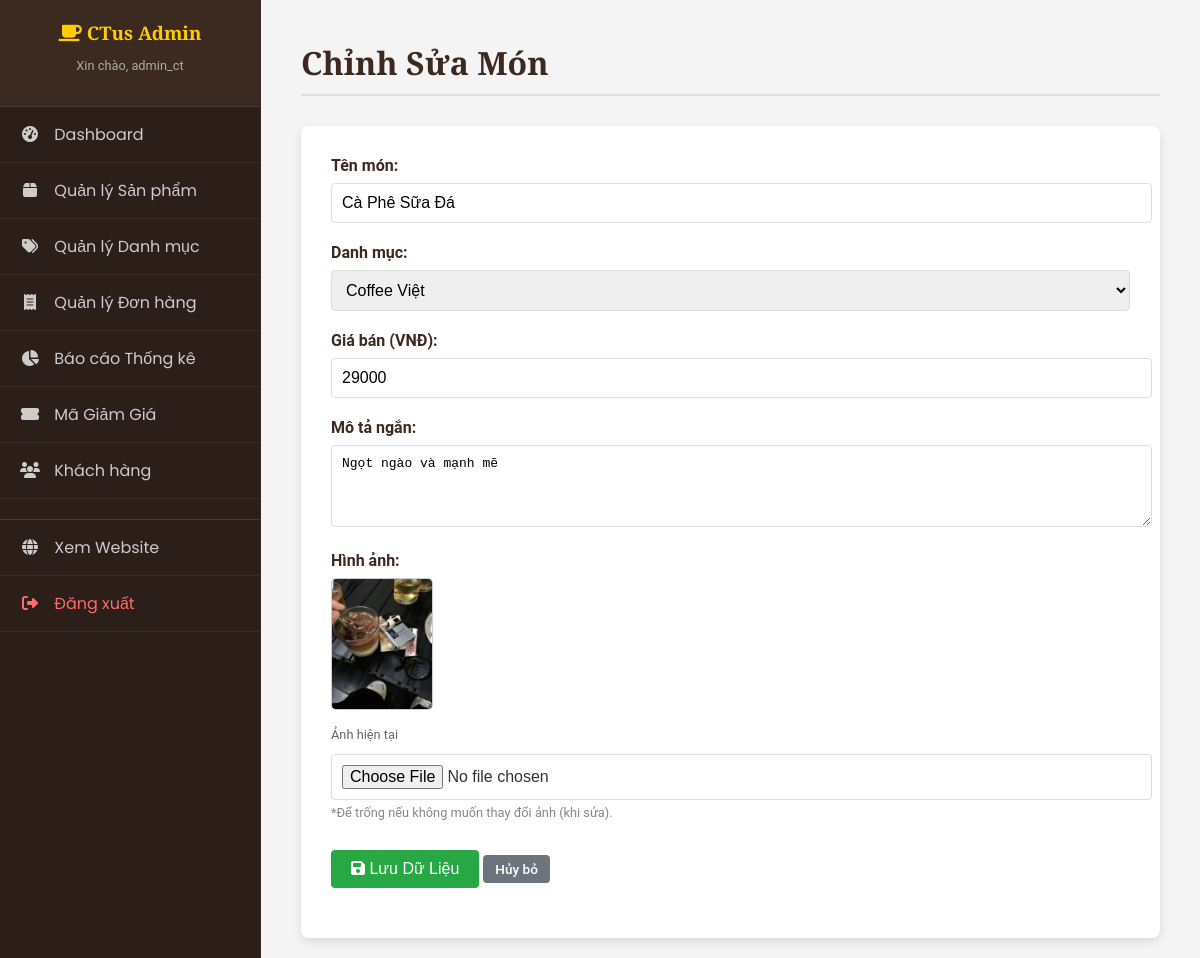
The app's page /src/admin/product_form.php?id=2 (signed in) with its own data.
### tables this page shows
CREATE TABLE IF NOT EXISTS `products` (
  `id` int NOT NULL AUTO_INCREMENT,
  `category_id` int NOT NULL,
  `name` varchar(255) NOT NULL,
  `price` decimal(10,0) NOT NULL,
  `description` text,
  `image` varchar(255) DEFAULT NULL,
  `created_at` timestamp NULL DEFAULT CURRENT_TIMESTAMP,
  PRIMARY KEY (`id`),
  KEY `category_id` (`category_id`)
);

CREATE TABLE IF NOT EXISTS `categories` (
  `id` int NOT NULL AUTO_INCREMENT,
  `name` varchar(100) NOT NULL,
  PRIMARY KEY (`id`),
  UNIQUE KEY `name` (`name`)
);

### src/admin/product_form.php (the view, shortened to what this page needs)
<?php
include 'includes/header.php';
$name = '';
$category_id = '';
$price = '';
$description = '';
$image = '';
$is_edit = false;
if (isset($_GET['id'])) {
    $id = intval($_GET['id']);
    $is_edit = true;
    $result = $conn->query("SELECT * FROM products WHERE id = $id");
    if ($result->num_rows > 0) {
        $row = $result->fetch_assoc();
        $name = $row['name'];
        $category_id = $row['category_id'];
        $price = $row['price'];
        $description = $row['description'];
        $image = $row['image'];
    }
}
$categories = $conn->query("SELECT * FROM categories");
?>
<main class="admin-content">
    <h1 class="admin-page-title"><?php echo $is_edit ? 'Chỉnh Sửa Món' : 'Thêm Món Mới'; ?></h1>
    <div class="admin-form-card">
        <form action="" method="POST" enctype="multipart/form-data"> <div class="form-group">
                <label>Tên món:</label>
                <input type="text" name="name" class="form-control" value="<?php echo htmlspecialchars($name); ?>" required>
            </div>
            <div class="form-group">
                <label>Danh mục:</label>
                <select name="category_id" class="form-control">
                    <?php while ($cat = $categories->fetch_assoc()): ?>
                        <option value="<?php echo $cat['id']; ?>" <?php echo ($cat['id'] == $category_id) ? 'selected' : ''; ?>>
                            <?php echo $cat['name']; ?>
                        </option>
                    <?php endwhile; ?>
                </select>
            </div>
            <div class="form-group">
                <label>Giá bán (VNĐ):</label>
                <input type="number" name="price" class="form-control" value="<?php echo $price; ?>" required>
            </div>
            <div class="form-group">
                <label>Mô tả ngắn:</label>
                <textarea name="description" class="form-control" rows="4"><?php echo htmlspecialchars($description); ?></textarea>
            </div>
            <div class="form-group">
                <label>Hình ảnh:</label>
                <?php if ($is_edit && !empty($image)): ?>
                    <div style="margin-bottom: 10px;">
                        <img src="../assets/images/<?php echo $image; ?>" width="100" style="border-radius: 5px; border: 1px solid #ccc;">
                        <p style="font-size: 0.8em; color: #666;">Ảnh hiện tại</p>
                    </div>
                <?php endif; ?>
                <input type="file" name="image" class="form-control" accept="image/*">
                <p style="font-size: 0.8em; color: #888; margin-top: 5px;">*Để trống nếu không muốn thay đổi ảnh (khi sửa).</p>
            </div>
            <div style="margin-top: 30px;">
                <button type="submit" class="btn-admin btn-add-new" style="border: none; cursor: pointer;">
                    <i class="fas fa-save"></i> Lưu Dữ Liệu
                </button>
                <a href="products.php" class="btn-admin" style="background: #6c757d; color: white;">Hủy bỏ</a>
            </div>
        </form>
    </div>
</main>
<?php include 'includes/footer.php'; ?>

### src/assets/css/style.css (style rules this page uses)
body { font-family: 'Roboto', sans-serif; margin: 0; background-color: #f4f4f4; color: #333; }
h1, h2, h3 { font-family: 'Playfair Display', serif; color: #3C2A21; }
body { background-color: #fffbf2; }
.admin-content { flex-grow: 1; background-color: #f4f4f4; padding: 20px 40px; overflow-y: auto; }
.admin-page-title { font-family: 'Playfair Display', serif; color: #3C2A21; font-size: 2em; margin-bottom: 30px; border-bottom: 2px solid #ddd; padding-bottom: 10px; }
.btn-admin { padding: 6px 12px; border-radius: 4px; text-decoration: none; font-size: 0.85em; font-weight: 500; display: inline-block; border: none; cursor: pointer; transition: all 0.2s; }
.btn-add-new { background-color: #28a745; color: white; padding: 10px 20px; font-size: 1em; margin-bottom: 20px; display: inline-block; }
.admin-form-card { background: white; padding: 30px; border-radius: 8px; box-shadow: 0 4px 10px rgba(0,0,0,0.1); max-width: 800px; margin: 0 auto; }
.form-group { margin-bottom: 20px; }
.form-group label { display: block; margin-bottom: 8px; font-weight: bold; color: #3C2A21; }
.form-control { width: 100%; padding: 10px; border: 1px solid #ddd; border-radius: 4px; font-size: 1em; }

### records on screen
products: name "Cà Phê Sữa Đá", category_id "Coffee Việt", price "29000", description "Ngọt ngào và mạnh mẽ", image (picture)

### other values on screen
$_SESSION['username'] "admin_ct"
